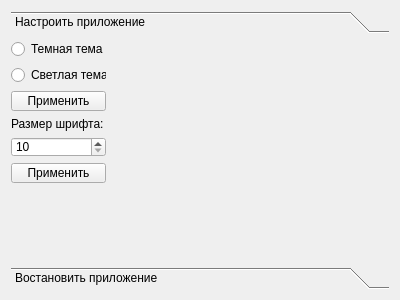
<?xml version="1.0" encoding="UTF-8"?>
<ui version="4.0">
 <class>Form</class>
 <widget class="QWidget" name="Form">
  <property name="geometry">
   <rect>
    <x>0</x>
    <y>0</y>
    <width>400</width>
    <height>300</height>
   </rect>
  </property>
  <property name="windowTitle">
   <string>Настройки</string>
  </property>
  <layout class="QVBoxLayout" name="verticalLayout">
   <item>
    <widget class="QToolBox" name="toolBox">
     <property name="maximumSize">
      <size>
       <width>16777211</width>
       <height>16777215</height>
      </size>
     </property>
     <property name="currentIndex">
      <number>0</number>
     </property>
     <widget class="QWidget" name="page">
      <property name="geometry">
       <rect>
        <x>0</x>
        <y>0</y>
        <width>382</width>
        <height>228</height>
       </rect>
      </property>
      <attribute name="label">
       <string>Настроить приложение</string>
      </attribute>
      <widget class="QWidget" name="">
       <property name="geometry">
        <rect>
         <x>0</x>
         <y>0</y>
         <width>95</width>
         <height>145</height>
        </rect>
       </property>
       <layout class="QVBoxLayout" name="verticalLayout_4">
        <item>
         <widget class="QRadioButton" name="radioButton_2">
          <property name="text">
           <string>Темная тема</string>
          </property>
         </widget>
        </item>
        <item>
         <widget class="QRadioButton" name="radioButton_3">
          <property name="text">
           <string>Светлая тема</string>
          </property>
         </widget>
        </item>
        <item>
         <widget class="QPushButton" name="pushButton_4">
          <property name="text">
           <string>Применить</string>
          </property>
         </widget>
        </item>
        <item>
         <widget class="QLabel" name="label">
          <property name="text">
           <string>Размер шрифта:</string>
          </property>
         </widget>
        </item>
        <item>
         <widget class="QSpinBox" name="fontSize">
          <property name="minimum">
           <number>10</number>
          </property>
          <property name="maximum">
           <number>20</number>
          </property>
         </widget>
        </item>
        <item>
         <widget class="QPushButton" name="primBtn">
          <property name="text">
           <string>Применить</string>
          </property>
         </widget>
        </item>
       </layout>
      </widget>
     </widget>
     <widget class="QWidget" name="page_2">
      <property name="geometry">
       <rect>
        <x>0</x>
        <y>0</y>
        <width>382</width>
        <height>228</height>
       </rect>
      </property>
      <attribute name="label">
       <string>Востановить приложение</string>
      </attribute>
      <layout class="QVBoxLayout" name="verticalLayout_3">
       <item>
        <layout class="QVBoxLayout" name="verticalLayout_2">
         <item>
          <widget class="QPushButton" name="vostBtn">
           <property name="maximumSize">
            <size>
             <width>16777215</width>
             <height>23</height>
            </size>
           </property>
           <property name="text">
            <string>Востановить</string>
           </property>
          </widget>
         </item>
         <item>
          <widget class="QPushButton" name="pushButton">
           <property name="text">
            <string>Сброс настроек</string>
           </property>
          </widget>
         </item>
         <item>
          <spacer name="verticalSpacer">
           <property name="orientation">
            <enum>Qt::Vertical</enum>
           </property>
           <property name="sizeHint" stdset="0">
            <size>
             <width>20</width>
             <height>40</height>
            </size>
           </property>
          </spacer>
         </item>
        </layout>
       </item>
      </layout>
     </widget>
    </widget>
   </item>
  </layout>
 </widget>
 <resources/>
 <connections/>
</ui>
